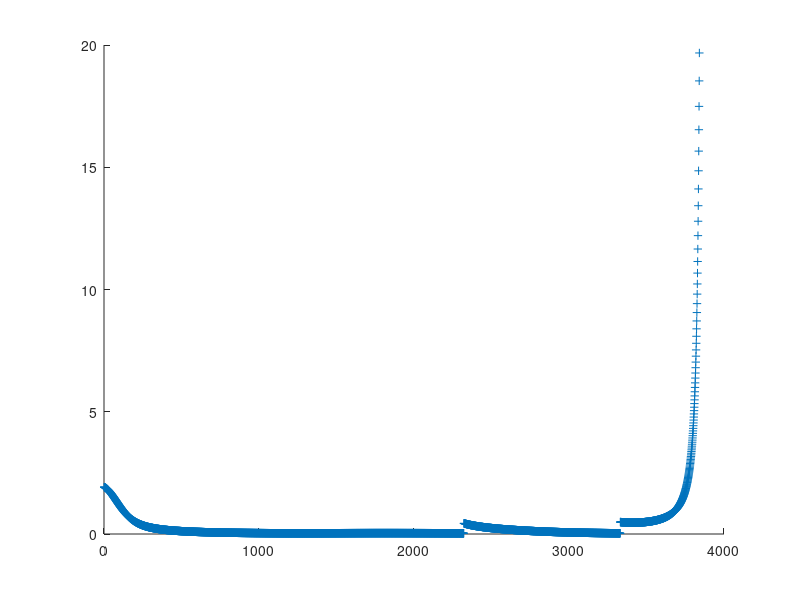

Reproduce this figure in MATLAB.
#load c1.txt
#load c2.txt
#load c3.txt
#load c4.txt
#load dataset.txt
load Errors.txt

figure (1);
hold on
#plot(c1(:,1),c1(:,2),"+")
#plot(c2(:,1),c2(:,2),"+")
#plot(c3(:,1),c3(:,2),"+")
#lot(c4(:,1),c4(:,2),"+")
plot(Errors(:,2),Errors(:,1),"+")
hold off
